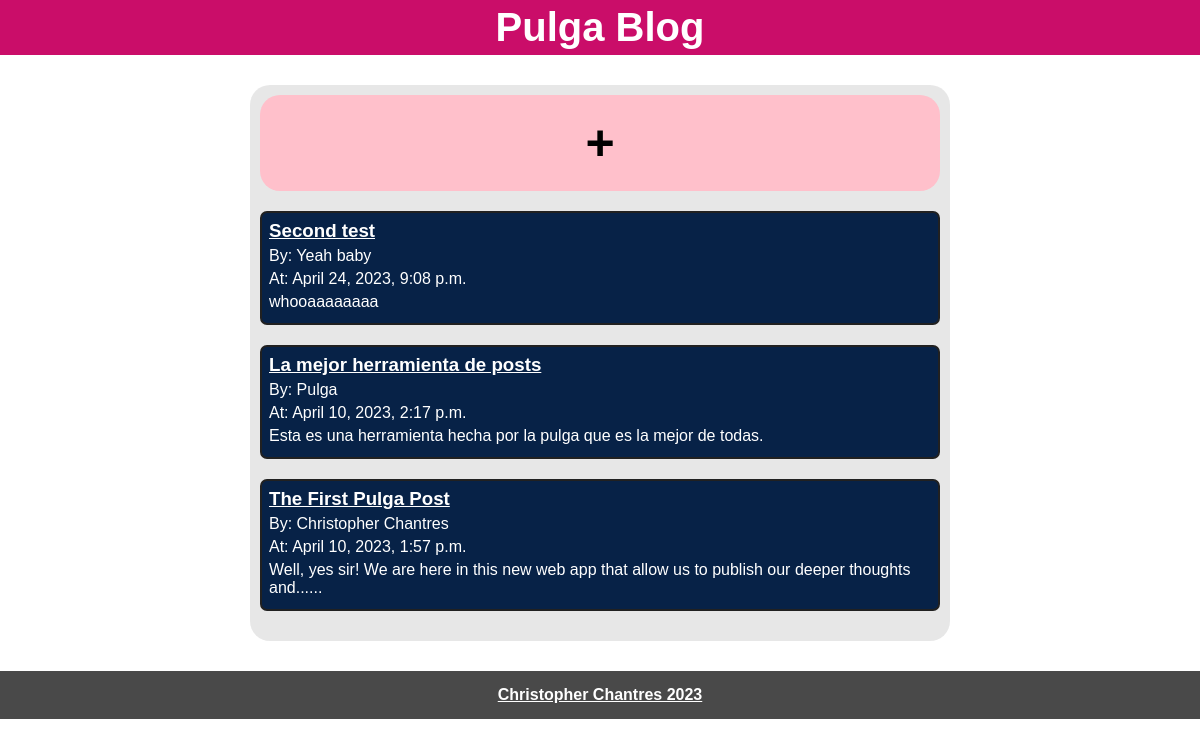
/, run on an earlier commit of the app's database.
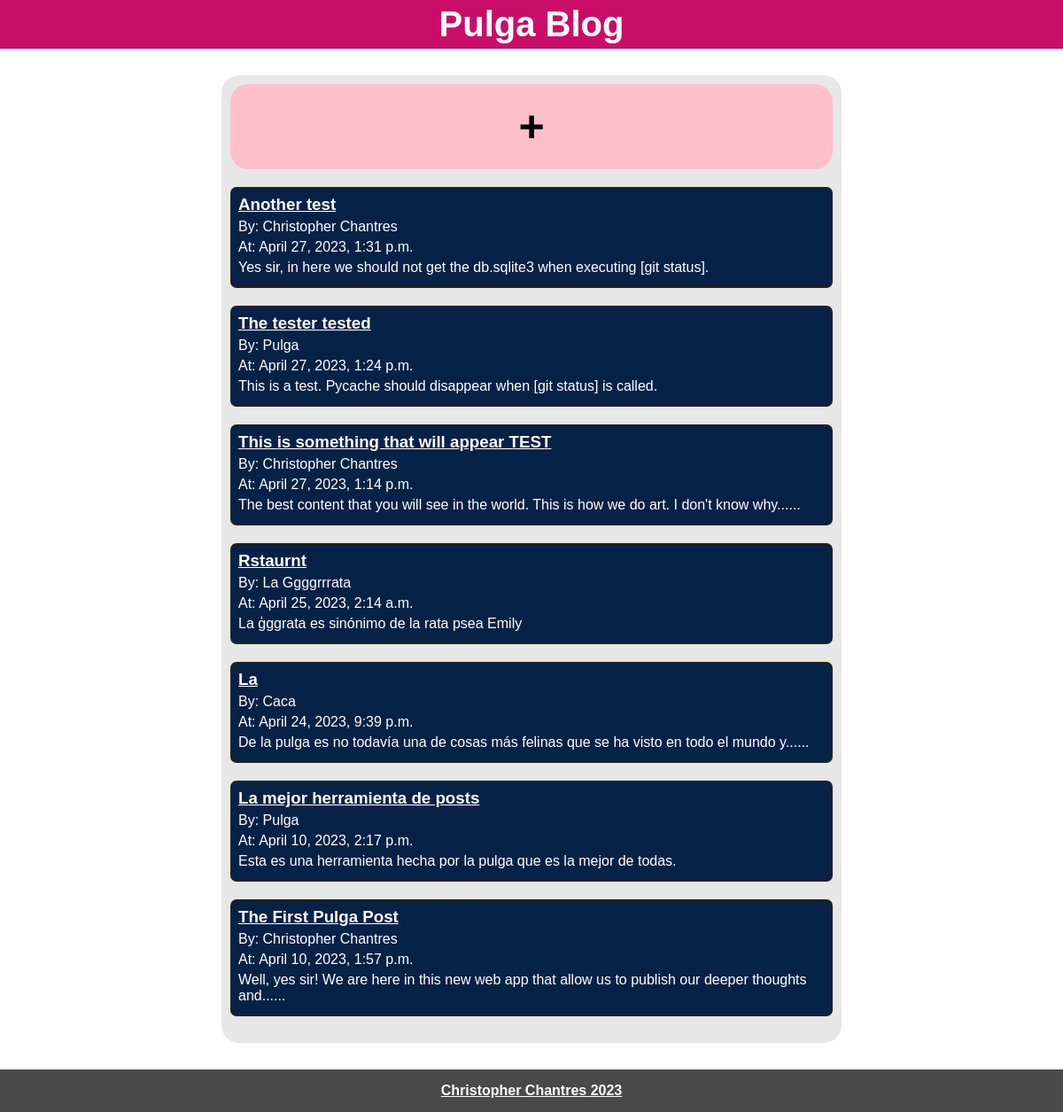
And on a later commit of the database.
### polls/models.py (models this page shows)
class Post(models.Model):
  title = models.CharField(max_length=255)
  author = models.CharField(max_length=30, default="Anonymous")
  content = models.TextField()
  created_at = models.DateTimeField(auto_now_add=True)
  updated_at = models.DateTimeField(auto_now_add=True)

### polls/views.py (the view)
# urls.py: path('', views.home, name='home'),
def home(request):
  posts = Post.objects.all().order_by('-created_at')
  success_message = messages.get_messages(request)
  return render(request, 'home.html', {'posts':posts, 'success_message': success_message})

### templates/home.html (shortened to what this page needs)
{% extends 'base.html' %}
{% load static %}
{% block link_stylesheet %}
  <link rel="stylesheet" href="{% static 'css/home.css' %}">
{% endblock link_stylesheet %}
{% block main %}
  <main>
    <section>
      <div class="container">
        <div class="new-post">
          <button id="create-post" class="create-post-btn">+</button>
        </div>
        {% for post in posts %}
          <div class="card-post">
              <h3><a href="{% url 'post_detail' post_id=post.id %}">{{ post.title }}</a></h3>
              <p>By: {{ post.author }}</p>
              <p>At: {{ post.created_at }}</p>
              {% if post.content|wordcount > 20 %}
                <p>{{ post.content.split|slice:":20"|join:" " }}......</p>
              {% else %}
                <p>{{ post.content }}</p>
              {% endif %}
          </div>
        {% endfor %}
      </div>
    </section>
  </main>
{% endblock main %}

### templates/base.html (shortened to what this page needs)
{% load static %}
<!DOCTYPE html>
<html lang="en">
  <head>
    <link rel="stylesheet" href="{% static 'css/base.css' %}">
    {% block link_stylesheet %}{% endblock link_stylesheet %}
  </head>
  <body>
    <header>
      <h1><a href="/">Pulga Blog</a></h1>
    </header>
    {% block main %}
    {% endblock main %}
    {% block footer %}
      <footer>
        <div>
          <a target="_blank" href="https://github.com/christopherchantres">Christopher Chantres 2023</a>
        </div>
      </footer>
    {% endblock footer %}
  </body>
</html>

### polls/static/css/base.css (style rules this page uses)
:root { --pink-main: rgb(202, 13, 105); --gray-dark: rgb(73, 73, 73); --white-title: white; }
* { margin: 0px; padding: 0px; font-family: 'Gill Sans', 'Gill Sans MT', Calibri, 'Trebuchet MS', sans-serif; }
header { display: flex; align-items: center; justify-content: center; width: 100vw; height: auto; background-color: var(--pink-main); padding: 5px; }
header h1 { font-size: 2.5rem; }
header h1 a { text-decoration: none; color: var(--white-title); }
footer { display: flex; align-items: center; justify-content: center; width: 100vw; height: 3rem; background-color: var(--gray-dark); padding: 5px; }
footer div a { color: white; font-size: 1rem; font-weight: bold; }

### polls/static/css/home.css (style rules this page uses)
* { box-sizing: border-box; }
main { width: 100vw; }
section { display: flex; flex-direction: column; justify-content: center; align-items: center; }
.container { display: flex; flex-direction: column; align-items: center; width: 80%; margin-top: 30px; margin-bottom: 30px; background-color: rgba(113, 113, 113, 0.17); padding: 10px; border-radius: 20px; }
.new-post { display: flex; justify-content: center; margin-bottom: 20px; width: 100%; }
.create-post-btn { width: 100%; height: 6rem; border: none; border-radius: 20px; background-color: pink; font-weight: bold; font-size: 50px; cursor: pointer; color: black; }
.card-post { background-color: rgb(7, 34, 71); border: 2px solid rgb(33, 33, 33); border-radius: 7px; margin-bottom: 20px; padding: 7px; width: 100%; }
.card-post h3 a { color: white; font-weight: bold; }
.card-post h3 { margin-bottom: 5px; }
.card-post p { color: white; margin-bottom: 5px; }
@media screen and (min-width: 768px) { .container { width: 700px; } }

What changed in the data, as far as the page shows it:
removed Post: title "Second test", author "Yeah baby", created_at "April 24, 2023, 9:08 p.m.", content "whooaaaaaaaa"
added Post: title "Another test", author "Christopher Chantres", created_at "April 27, 2023, 1:31 p.m.", content "Yes sir, in here we should not get the db.sqlite3 when executing [git status]."
added Post: title "The tester tested", author "Pulga", created_at "April 27, 2023, 1:24 p.m.", content "This is a test. Pycache should disappear when [git status] is called."
added Post: title "This is something that will appear TEST", author "Christopher Chantres", created_at "April 27, 2023, 1:14 p.m.", content.split "The best content that you will see in the world. This is how we do art. I don't know why"
added Post: title "Rstaurnt", author "La Ggggrrrata", created_at "April 25, 2023, 2:14 a.m.", content "La ģggrata es sinónimo de la rata psea Emily"
added Post: title "La", author "Caca", created_at "April 24, 2023, 9:39 p.m.", content.split "De la pulga es no todavía una de cosas más felinas que se ha visto en todo el mundo y"
